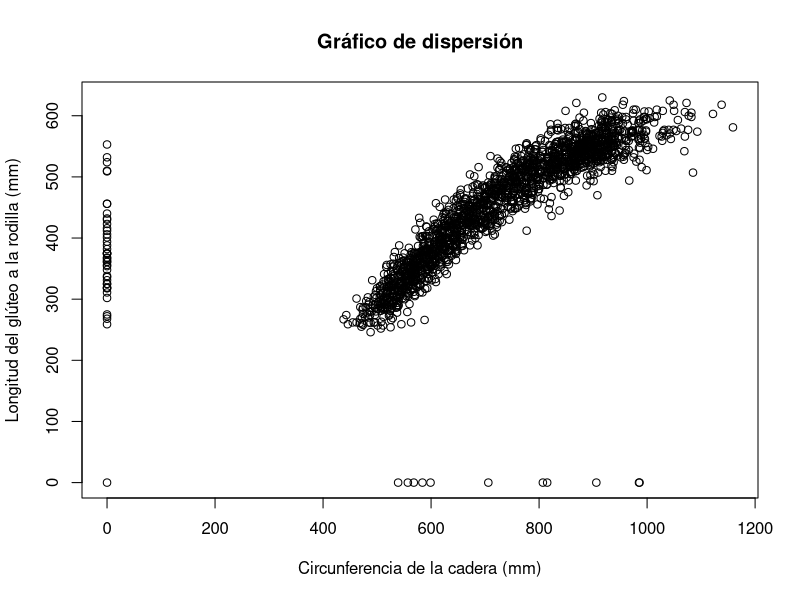
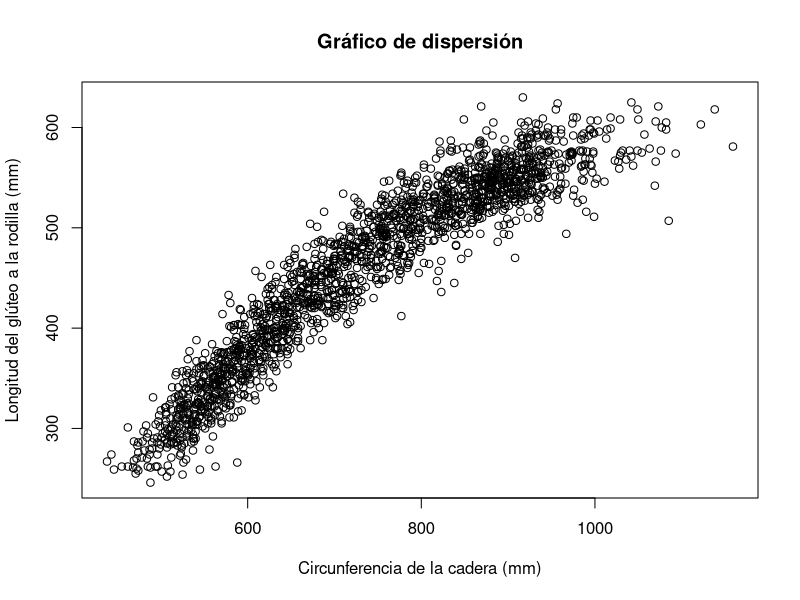
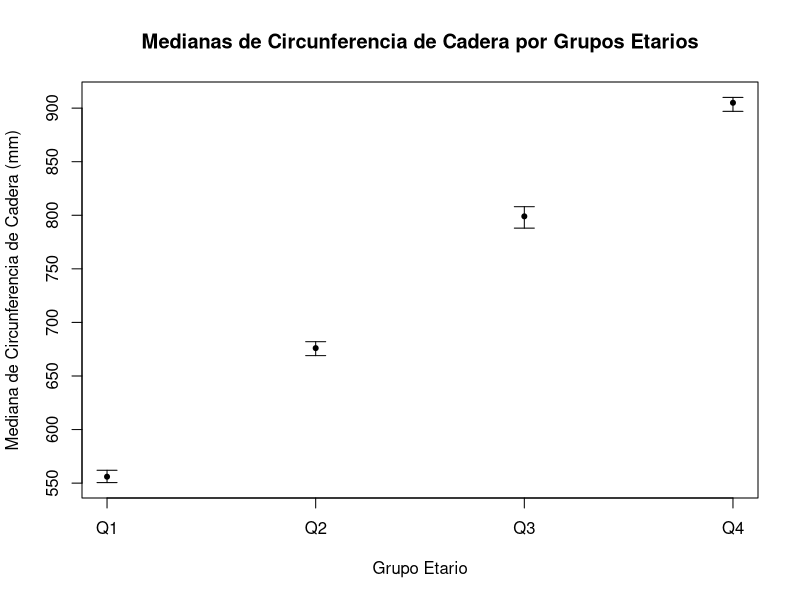
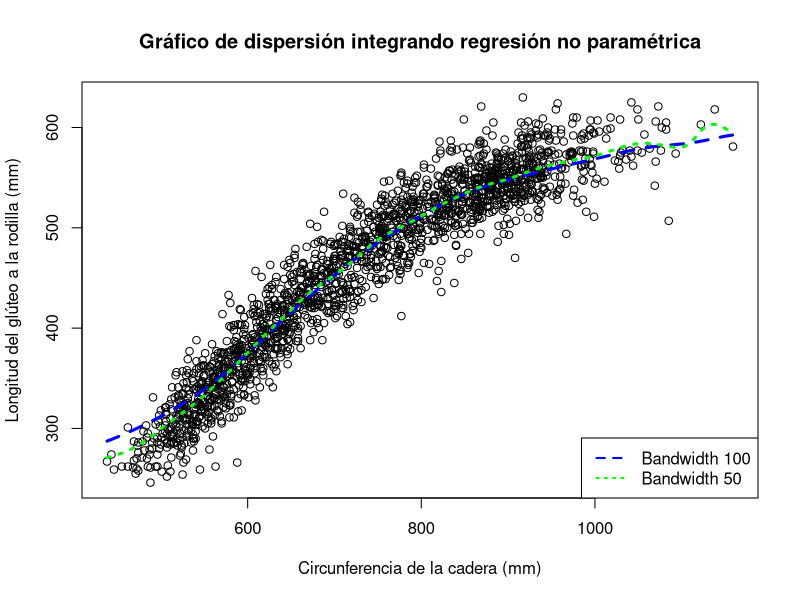
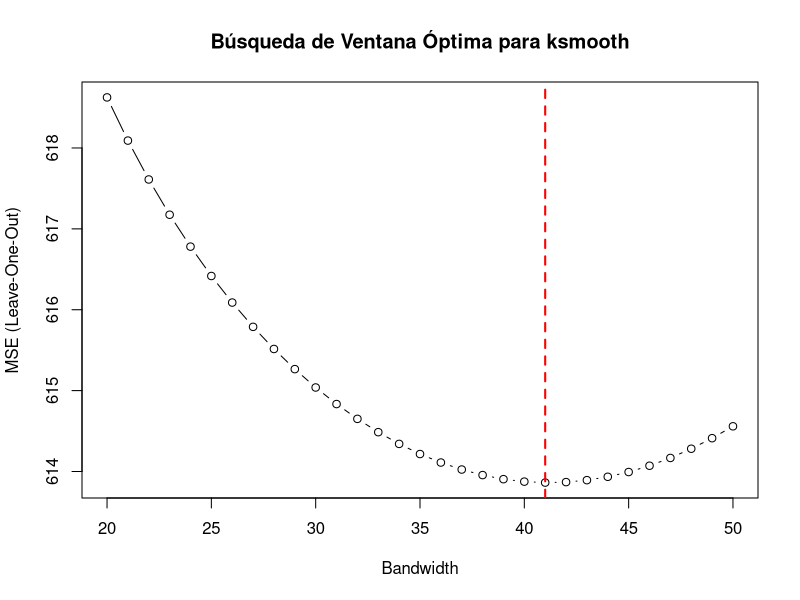
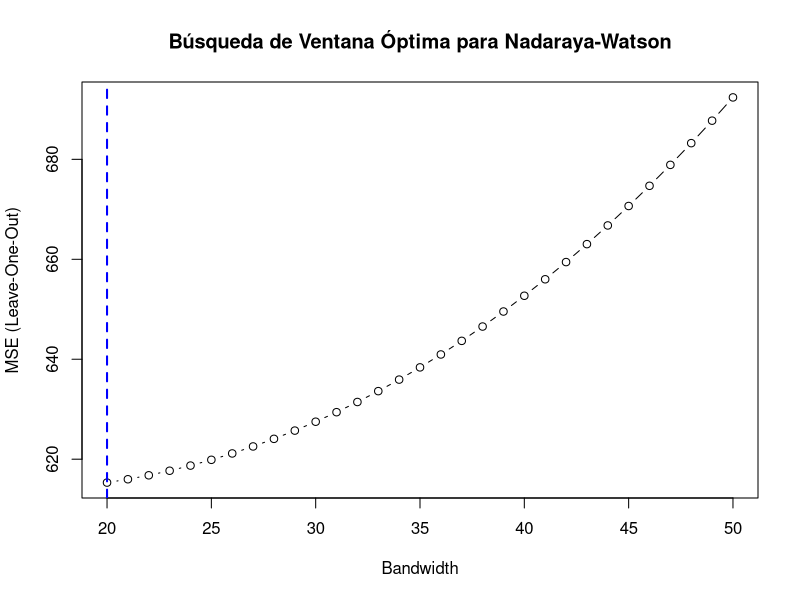
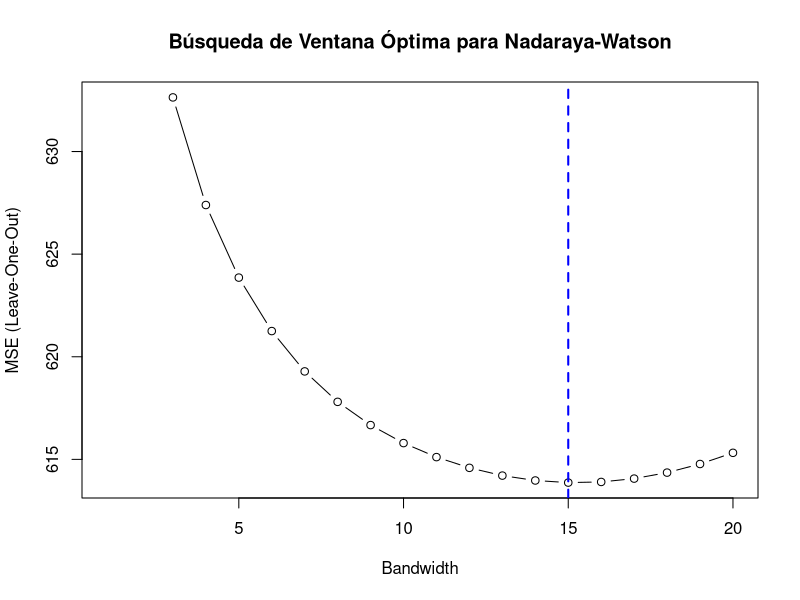
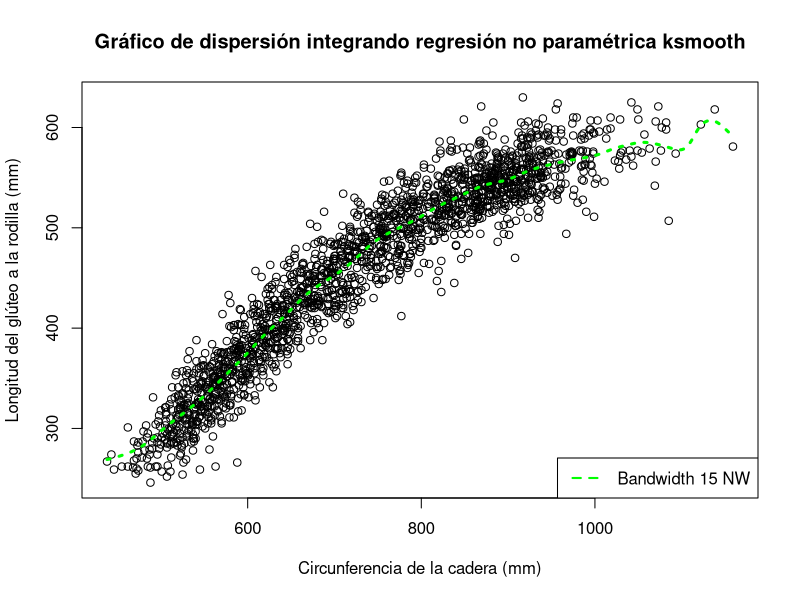

The R script that drew these images, in order:
## ---- chunk 1
knitr::opts_chunk$set(echo = TRUE)
rm(list=ls())
## ---- chunk 2
datos <- read.csv("individuals.csv", sep=";")
poblacion_femenina <- datos[datos$SEX == 2,]
attach(poblacion_femenina)
## ---- chunk 3
plot(
  HIP.CIRCUMFERENCE, BUTTOCK.KNEE.LENGTH,
  main = "Gráfico de dispersión",
  xlab = "Circunferencia de la cadera (mm)", 
  ylab = "Longitud del glúteo a la rodilla (mm)"
)
## ---- chunk 4
plot(HIP.CIRCUMFERENCE[HIP.CIRCUMFERENCE != 0 & BUTTOCK.KNEE.LENGTH != 0],
     BUTTOCK.KNEE.LENGTH[HIP.CIRCUMFERENCE != 0 & BUTTOCK.KNEE.LENGTH != 0],
     main = "Gráfico de dispersión",
     xlab = "Circunferencia de la cadera (mm)",
     ylab = "Longitud del glúteo a la rodilla (mm)"
)
## ---- chunk 5
poblacion_femenina <- poblacion_femenina[
  HIP.CIRCUMFERENCE != 0 & BUTTOCK.KNEE.LENGTH != 0,
]
attach(poblacion_femenina)
## ---- chunk 6
quartiles <- quantile(poblacion_femenina$AGE.IN.MONTHS, probs = c(0.25, 0.5, 0.75))
poblacion_femenina$group <- cut(
  AGE.IN.MONTHS, 
  breaks = c(-Inf, quartiles, Inf), 
  labels = c("Q1", "Q2", "Q3", "Q4")
)

ic_bootstrap <- function(data, n_bootstrap = 1000, conf_level = 0.95) {
  medians <- c()
  
  for (i in 1:n_bootstrap){
    medians <- c(medians, median(sample(data, replace = TRUE)))
  }

  lower_bound <- quantile(medians, (1 - conf_level) / 2)
  upper_bound <- quantile(medians, 1 - (1 - conf_level) / 2)
  list(median = median(data), lower = lower_bound, upper = upper_bound)
}

results <- lapply(
  split(HIP.CIRCUMFERENCE, poblacion_femenina$group), ic_bootstrap
)

for (i in 1:4) {
  cat("Grupo", names(results)[i], "\n")
  cat("Mediana:", results[[i]]$median, "\n")
  cat("Intervalo de confianza:", results[[i]]$lower, "-", results[[i]]$upper, "\n\n")
}

## ---- chunk 7
groups <- names(results)

medians <- sapply(results, function(x) x$median)
lower_bounds <- sapply(results, function(x) x$lower)
upper_bounds <- sapply(results, function(x) x$upper)

plot(1:4, results$medians, ylim = range(c(lower_bounds, upper_bounds)), xaxt = "n",
     xlab = "Grupo Etario", ylab = "Mediana de Circunferencia de Cadera (mm)",
     main = "Medianas de Circunferencia de Cadera por Grupos Etarios")
axis(1, at = 1:4, labels = groups)
arrows(1:4, lower_bounds, 1:4, upper_bounds, angle = 90, code = 3, length = 0.1)
points(1:4, medians, pch=20)
## ---- chunk 8
X <- HIP.CIRCUMFERENCE
Y <- BUTTOCK.KNEE.LENGTH

plot(X, Y,
     main = "Gráfico de dispersión integrando regresión no paramétrica",
     xlab = "Circunferencia de la cadera (mm)",
     ylab = "Longitud del glúteo a la rodilla (mm)"
)
smooth_100 <- ksmooth(X, Y, kernel = "normal", bandwidth = 100)
smooth_50 <- ksmooth(X, Y, kernel = "normal", bandwidth = 50)

lines(smooth_100, col = "blue", lwd = 3, lty = 2)
lines(smooth_50, col = "green", lwd = 3, lty = 3)
legend("bottomright", legend = c("Bandwidth 100", "Bandwidth 50"), 
       col = c("blue", "green"), lty = c(2, 3), lwd = 2)
## ---- chunk 9
loo_mse <- function(bandwidth) {
  n <- length(X)
  mse <- 0
  
  for (i in 1:n) {
    X_train <- X[-i]
    Y_train <- Y[-i]
    smooth <- ksmooth(X_train, Y_train, kernel = "normal", bandwidth = bandwidth, x.points = X[i])
    mse <- mse + (Y[i] - smooth$y)^2
  }
  
  return(mse / n)
}

# Búsqueda de la ventana óptima en la grilla de 20 a 50 con paso 1
bandwidths <- 20:50
mse_values <- sapply(bandwidths, loo_mse)

optimal_bandwidth <- bandwidths[which.min(mse_values)]
plot(bandwidths, mse_values, type = "b", main = "Búsqueda de Ventana Óptima para ksmooth",
     xlab = "Bandwidth", ylab = "MSE (Leave-One-Out)")
abline(v = optimal_bandwidth, col = "red", lwd = 2, lty = 2)
## ---- chunk 10
cat("La ventana óptima obtenida es", optimal_bandwidth)
## ---- chunk 11
# Función para el estimador de Nadaraya-Watson
nwsmooth <- function(x, X, Y, h) {
  K <- function(u) dnorm(u)
  n <- length(X)
  m <- numeric(length(x))
  
  # Si x == X, weights_matrix corresponde a la matriz asociada con 
  # la transformación lineal de Nadaraya-Watson
  weights_matrix <- matrix(nrow = length(x), ncol = n)
  
  for (i in 1:length(x)) {
    weights_matrix[i, ] <- K((X - x[i]) / h)
    weights_matrix[i, ] <- weights_matrix[i, ] / sum(weights_matrix[i, ])
    m[i] <- sum(weights_matrix[i, ] * Y)
  }
  
  return(list(m = m, weights = weights_matrix))
}
## ---- chunk 12

loo_mse_nw <- function(bandwidth) {
  n <- length(X)
  nw_response <- nwsmooth(X, X, Y, bandwidth)
  Y_hat <- nw_response$m
  weights <- nw_response$weights
  mse <- 0
  
  for (i in 1:n){
    mse <- mse + (Y[i]-Y_hat[i])^2 / (1 - weights[i, i])^2
  }
  
  mse <- mse / n
  
  return(mse)
}

mse_values_nw <- sapply(bandwidths, loo_mse_nw)

optimal_bandwidth_nw <- bandwidths[which.min(mse_values_nw)]
plot(bandwidths, mse_values_nw, type = "b", main = "Búsqueda de Ventana Óptima para Nadaraya-Watson",
     xlab = "Bandwidth", ylab = "MSE (Leave-One-Out)")
abline(v = optimal_bandwidth_nw, col = "blue", lwd = 2, lty = 2)

## ---- chunk 13
bandwidths_nw <- 1:20
mse_values_nw <- sapply(bandwidths_nw, loo_mse_nw)

optimal_bandwidth_nw <- bandwidths_nw[which.min(mse_values_nw)]
plot(bandwidths_nw, mse_values_nw, type = "b", main = "Búsqueda de Ventana Óptima para Nadaraya-Watson",
     xlab = "Bandwidth", ylab = "MSE (Leave-One-Out)")
abline(v = optimal_bandwidth_nw, col = "blue", lwd = 2, lty = 2)
## ---- chunk 14
cat("La ventana óptima obtenida es", optimal_bandwidth_nw)
## ---- chunk 15
plot(X, Y,
     main = "Gráfico de dispersión integrando regresión no paramétrica ksmooth",
     xlab = "Circunferencia de la cadera (mm)",
     ylab = "Longitud del glúteo a la rodilla (mm)"
)

x <- seq(min(X), max(X), length.out = 2*length(X))
smooth_nw_opt <- nwsmooth(x, X, Y, optimal_bandwidth_nw)
lines(x, smooth_nw_opt$m, col = "green", lwd = 3, lty = 3)
legend("bottomright", legend = sprintf("Bandwidth %s NW", optimal_bandwidth_nw), 
       col = "green", lty = 2, lwd = 2)
## ---- chunk 16
smooth_opt <- ksmooth(X, Y, kernel = "normal", bandwidth = optimal_bandwidth)

fit_lm <- lm(Y ~ X)

plot(X, Y,
     main = "Gráfico de dispersión integrando regresión no paramétrica nwsmooth",
     xlab = "Circunferencia de la cadera (mm)",
     ylab = "Longitud del glúteo a la rodilla (mm)"
)

lines(smooth_opt, col = "red", lwd = 3, lty = 2)
lines(x, smooth_nw_opt$m, col = "blue", lwd = 3, lty = 3)
abline(fit_lm, col = "green", lwd = 3, lty = 4)
legend("bottomright", legend = c("ksmooth Óptimo", "Nadaraya-Watson Óptimo", "Mínimos Cuadrados"),
       col = c("red", "blue", "green"), lty = c(2, 3, 4), lwd = 2)
## ---- chunk 17
cat("R^2 modelo lineal", summary(fit_lm)$r.squared)

calcular_r2 <- function(Y_real, Y_hat_ksmooth){
  ss_total <- sum((Y_real - mean(Y))^2)
  ss_res_ksmooth <- sum((Y_real - Y_hat_ksmooth)^2)
  rsq <- 1 - (ss_res_ksmooth / ss_total)
  
  return(rsq)
}

## ---- chunk 18
smooth_nw_opt <- nwsmooth(X, X, Y, optimal_bandwidth_nw)
cat("R^2 NW", calcular_r2(Y, smooth_nw_opt$m))
## ---- chunk 19
cat("R^2 ksmooth", calcular_r2(sort(Y), smooth_opt$y))
## ---- chunk 20
linearsmooth <- function(x, X, Y, h){
  #' x: vector de valores en los que se evaluará el predictor
  #' X: vector de valores de la variable independiente
  #' Y: vector de valores de la variable dependiente
  #' h: ancho de la ventana

  K <- function(u) dnorm(u)
  n <- length(X)
  m <- numeric(length(x))
  
  weights_matrix <- matrix(nrow = n, ncol = n)
  
  for (i in 1:n) {
    weights_matrix[i, ] <- K((X - X[i]) / h)
    weights_matrix[i, ] <- weights_matrix[i, ] / sum(weights_matrix[i, ])
  }
  
  for (i in 1:length(x)) {
    X_design <- cbind(rep(1, n), X - x[i])
    M1 <- solve(t(X_design) %*% weights_matrix %*% X_design)
    M2 <- t(X_design) %*% weights_matrix
    coefs <- M1 %*% M2 %*% Y
    
    m[i] <- coefs[1]
  }
  
  return(m)
}

Y_pred <- linearsmooth(seq(min(X), max(X), length.out=500), X, Y, optimal_bandwidth_nw)
## ---- chunk 21
plot(X, Y,
     main = "Gráfico de dispersión integrando regresión no paramétrica linearsmooth",
     xlab = "Circunferencia de la cadera (mm)",
     ylab = "Longitud del glúteo a la rodilla (mm)"
)

lines(seq(min(X), max(X), length.out=500), Y_pred, col = "blue", lwd = 3, lty = 3)
## ---- chunk 22
h <- 40
Y_pred40 <- linearsmooth(seq(min(X), max(X), length.out=500), X, Y, h)
plot(X, Y,
     main = "Gráfico de dispersión linearsmooth, h = 40",
     xlab = "Circunferencia de la cadera (mm)",
     ylab = "Longitud del glúteo a la rodilla (mm)"
)

lines(seq(min(X), max(X), length.out=500), Y_pred40, col = "red", lwd = 3, lty = 3)

## ---- chunk 23
smooth_nw_opt <- nwsmooth(x, X, Y, optimal_bandwidth_nw)
plot(X, Y,
     main = "Nadaraya-Watson vs linearsmooth con h = 40",
     xlab = "Circunferencia de la cadera (mm)",
     ylab = "Longitud del glúteo a la rodilla (mm)"
)

lines(x, smooth_nw_opt$m, col = "blue", lwd = 3, lty = 3)
lines(seq(min(X), max(X), length.out=500), Y_pred40, col = "red", lwd = 3, lty = 3)
legend("bottomright", legend = c("Nadaraya-Watson Óptimo", "Linearsmooth"),
       col = c("blue", "red"), lty = c(2, 3), lwd = 2)

